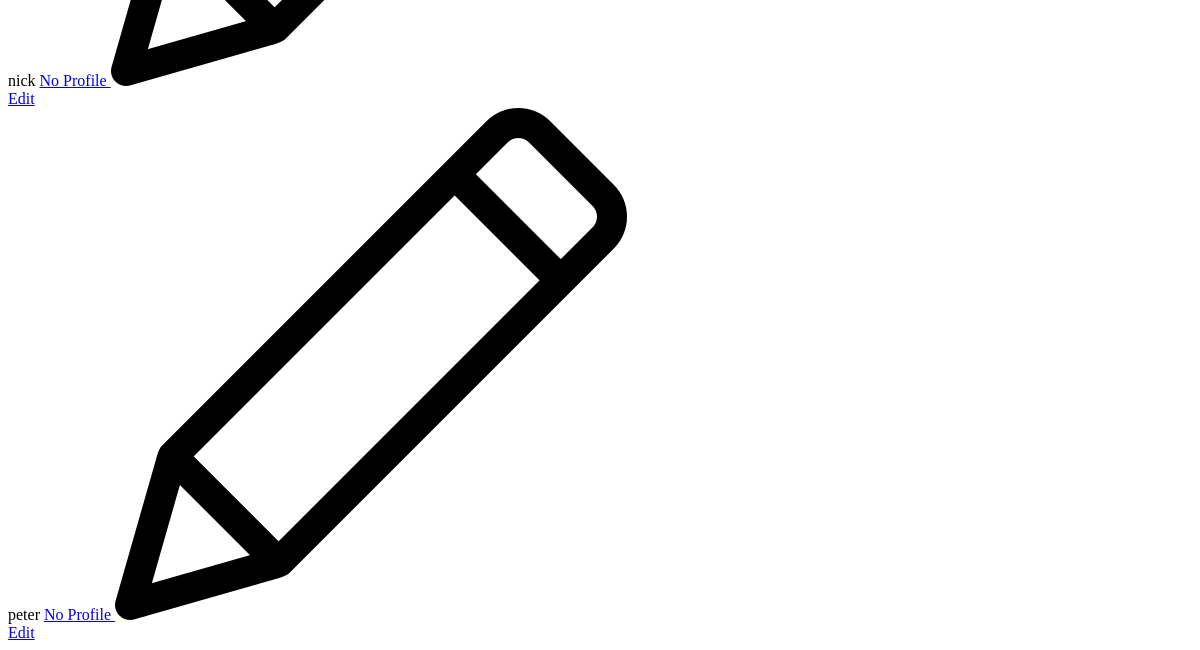
The app's page /admin/accounts/refresh (lower part), older data.
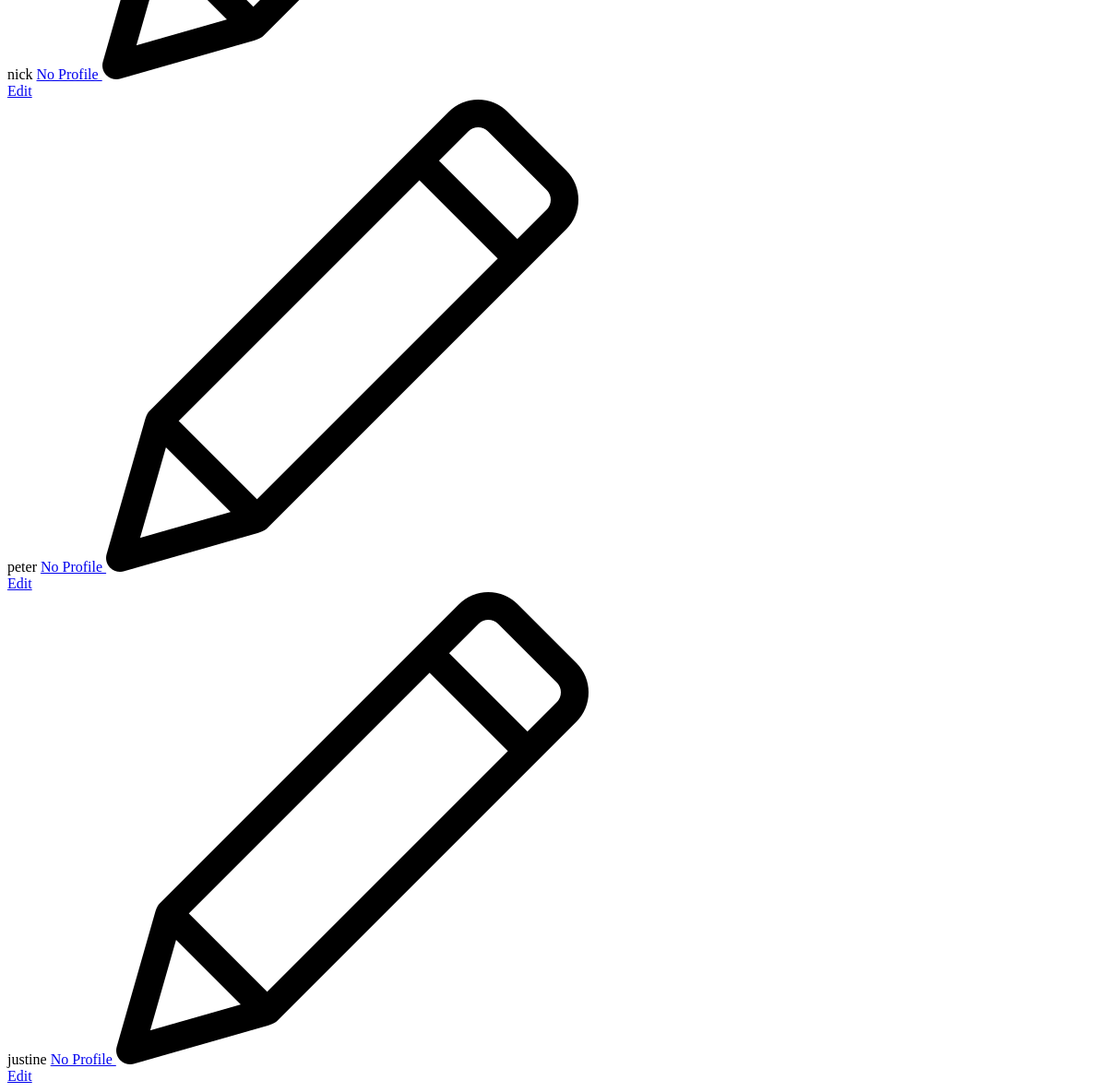
The same page, newer data.
### app/models/account.py (models this page shows, shortened)
class Account(db.Model, UserMixin):
    __tablename__ = "account"
    account_id: Mapped[int] = mapped_column(
        Integer, primary_key=True, autoincrement=True
    )
    username: Mapped[str] = mapped_column(
        String(100), unique=True, nullable=False
    )
    password_hash: Mapped[str] = mapped_column(
        String(255), nullable=False
    )
    role: Mapped[str] = mapped_column(
        String(20), nullable=False
    )
    active: Mapped[bool] = mapped_column(
        Boolean, default=True, nullable=False
    )
    created_at: Mapped[datetime] = mapped_column(
        DateTime, default=datetime.utcnow
    )
    updated_at: Mapped[datetime] = mapped_column(
        DateTime,
        default=datetime.utcnow,
        onupdate=datetime.utcnow,
        nullable=False
    )
    last_login_at: Mapped[datetime] = mapped_column(           # ← NEW: tracks last login
        DateTime, default=datetime.utcnow, nullable=False
    )
    patient = relationship("Patient", back_populates="account", uselist=False)
    doctor = relationship("Doctor", back_populates="account", uselist=False)

### app/routes/admin/misc.py (the view)
@admin_bp.route('/accounts/refresh')
def refresh_accounts():
    accounts = Account.query.all()
    return render_template(
        'admin/partials/accounts_table_body.html',
        accounts=accounts
    )

### app/templates/admin/partials/accounts_table_body.html (shortened to what this page needs)
{% for account in accounts %}
<tr class="hover:bg-blue-50 transition">
    <td class="px-6 py-4 text-sm font-medium text-gray-800">
        {{ account.username }}
    </td>
    <td class="px-6 py-4 text-sm">
        {% if account.doctor %}
            <span class="px-3 py-1 rounded-full text-xs font-medium bg-green-100 text-green-700">
                Profile Complete
            </span>
        {% else %}
            <a href="{{ url_for('admin.create_doctor_profile', account_id=account.account_id) }}"
               class="px-3 py-1 rounded-full text-xs font-medium bg-red-200
                      text-black hover:bg-red-300 flex gap-3 w-28 items-center">
                No Profile
                <img src="{{ url_for('static', filename='img/pen.png') }}" class="w-4">
            </a>
        {% endif %}
    </td>
    <td class="px-6 py-4 whitespace-nowrap text-center">
        <div class="flex items-center justify-center gap-2">
            <a href="{{ url_for('admin.admin_doctors', account_id=account.account_id) }}"
                class="inline-flex items-center gap-1 px-3 py-1.5 text-xs font-medium text-green-700 bg-green-50 rounded-lg hover:bg-green-100 transition"
                title="Edit Account">
                Edit
            </a>
        </div>
    </td>
</tr>
{% endfor %}

Row changes from the older to the newer data that the page shows:
added Account: username "justine"
